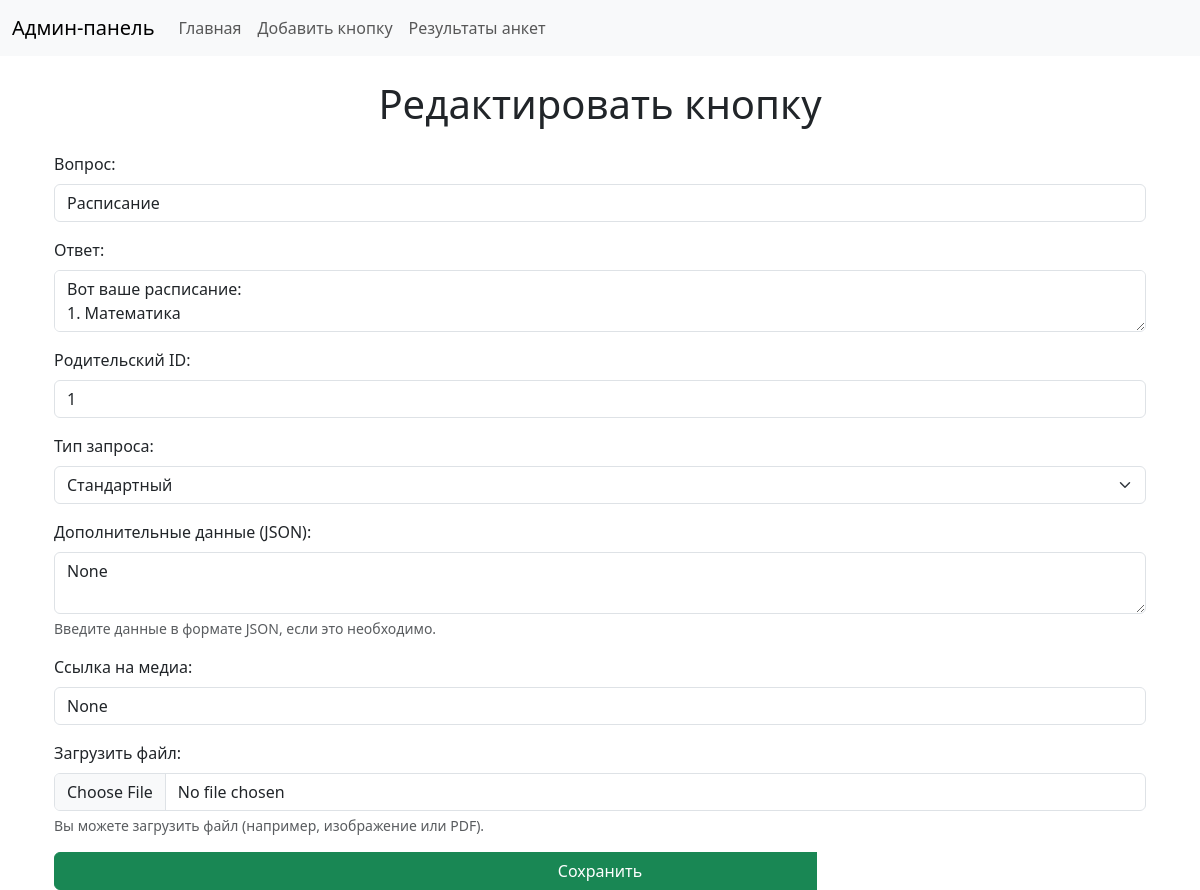
Before: /edit/2 with the older database file.
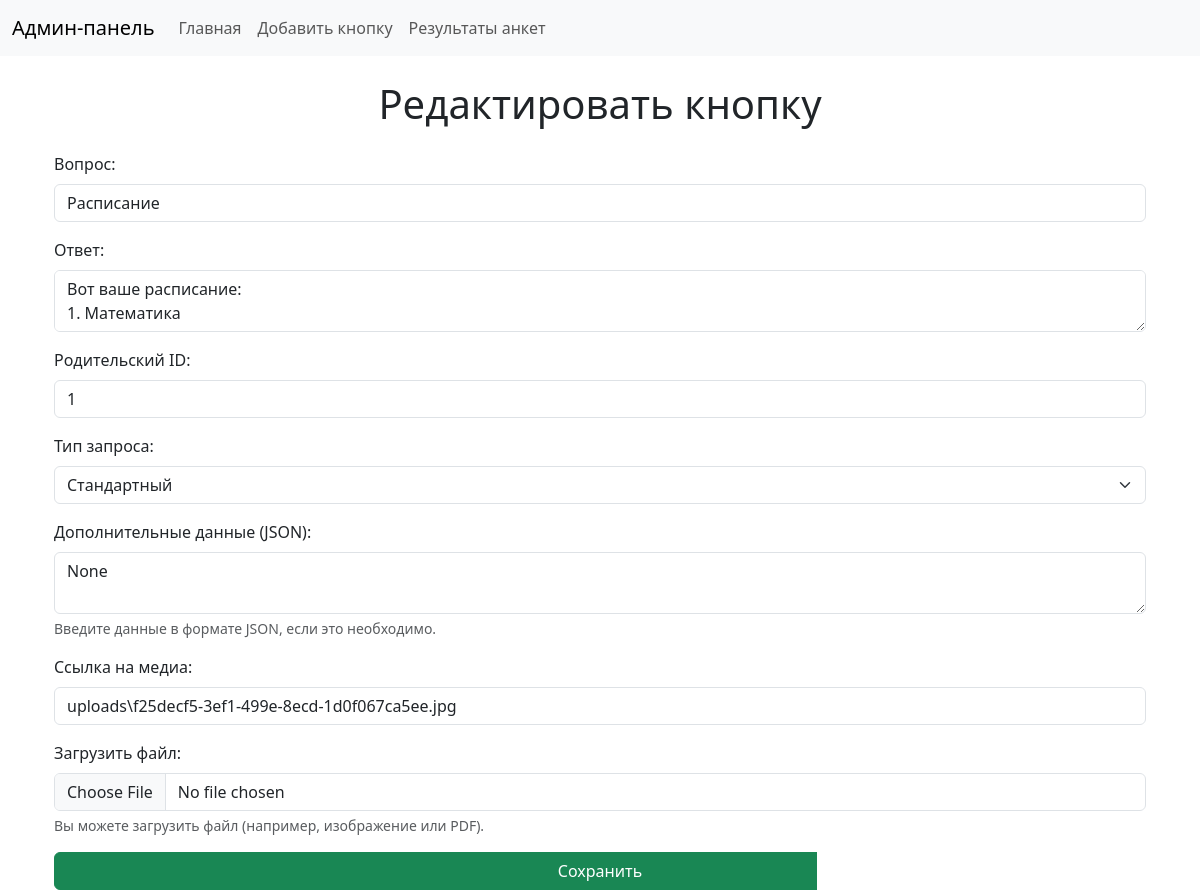
After: the same page with the newer database file.
### tables this page shows
CREATE TABLE buttons (
            id INTEGER PRIMARY KEY AUTOINCREMENT,
            question TEXT NOT NULL,            -- Текст вопроса или кнопки
            response TEXT NOT NULL,            -- Ответ на кнопку
            parent_id INTEGER DEFAULT 0,       -- Родительский ID
            request_type INTEGER DEFAULT 0,    -- Тип запроса (0 = стандартный, 1 = анкета)
            dop TEXT DEFAULT NULL,             -- Дополнительные данные (JSON для анкеты)
            media_url TEXT DEFAULT NULL        -- Ссылка на медиа (картинка или документ)
        );

### adm.py (the view, shortened to what this page needs)
@app.route("/edit/<int:button_id>", methods=["GET", "POST"])
def edit_button(button_id):
    button = execute_query("SELECT * FROM buttons WHERE id = ?", (button_id,), fetchone=True)
    return render_template("edit_button.html", button=button)

### adm.py (called while the page is built)
def execute_query(query, args=(), fetchone=False, commit=False):
    conn = sqlite3.connect(DB_FILE)
    cursor = conn.cursor()
    cursor.execute(query, args)
    data = cursor.fetchone() if fetchone else cursor.fetchall()
    if commit:
        conn.commit()
    conn.close()
    return data

### templates/edit_button.html (shortened to what this page needs)
{% extends "base.html" %}
{% block content %}
<h1 class="mb-4 text-center">Редактировать кнопку</h1>
<div class="container">
    <form method="post" enctype="multipart/form-data" class="needs-validation" novalidate>
        <div class="mb-3">
            <label for="question" class="form-label">Вопрос:</label>
            <input type="text" class="form-control" id="question" name="question" value="{{ button[1] }}" required>
        </div>
        <div class="mb-3">
            <label for="response" class="form-label">Ответ:</label>
            <textarea class="form-control" id="response" name="response" required>{{ button[2] }}</textarea>
        </div>
        <div class="mb-3">
            <label for="parent_id" class="form-label">Родительский ID:</label>
            <input type="number" class="form-control" id="parent_id" name="parent_id" value="{{ button[3] }}">
        </div>
        <div class="mb-3">
            <label for="request_type" class="form-label">Тип запроса:</label>
            <select class="form-select" id="request_type" name="request_type">
                <option value="0" {% if button[4] == 0 %}selected{% endif %}>Стандартный</option>
            </select>
        </div>
        <div class="mb-3">
            <label for="dop" class="form-label">Дополнительные данные (JSON):</label>
            <textarea class="form-control" id="dop" name="dop">{{ button[5] }}</textarea>
            <div class="form-text">
                Введите данные в формате JSON, если это необходимо.
            </div>
        </div>
        <div class="mb-3">
            <label for="media_url" class="form-label">Ссылка на медиа:</label>
            <input type="text" class="form-control" id="media_url" name="media_url" value="{{ button[6] }}">
        </div>
        <div class="mb-3">
            <label for="file" class="form-label">Загрузить файл:</label>
            <input type="file" class="form-control" id="file" name="file">
            <div class="form-text">
                Вы можете загрузить файл (например, изображение или PDF).
            </div>
        </div>
        <button type="submit" class="btn btn-success w-100">Сохранить</button>
    </form>
</div>
{% endblock %}

Changed rows visible on the page:
changed buttons "Расписание": dop (not shown) → "None"; media_url (not shown) → "uploads\\f25decf5-3ef1-499e-8ecd-1d0f067ca5ee.jpg"
Other visible differences:
form field dop: "None" → (not shown)
form field media_url: "None" → (not shown)
